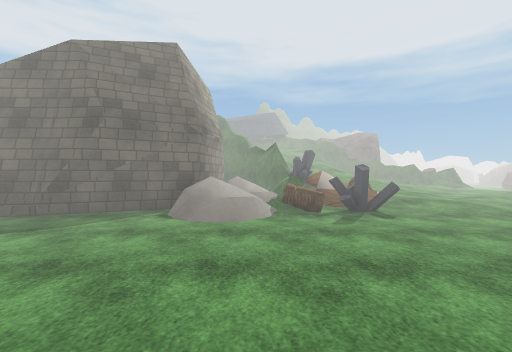
view 1 (above)

24 first-person views from a walk through a scene from a Unity 3-D project. The camera is 1.4 m above the floor, looks level and sees 90° across. The floor is counted in squares, 2 m on a side. Each view is taken from the middle of a square. On the plan, view 1 faces up. The plan holds only what a view shows up to about 9 squares ahead; the rest is blank. The place goes on beyond the plan. The player character is not drawn. Some animated figures are left out. Some surface patterns are stand-ins.

view 2
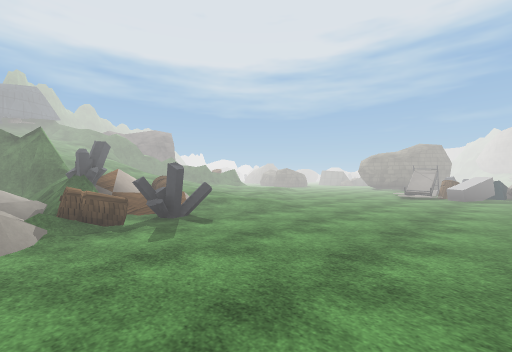

view 3
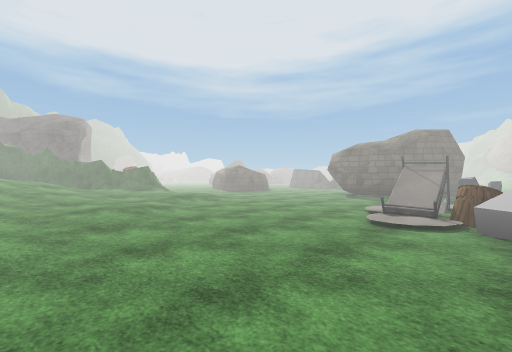

view 4
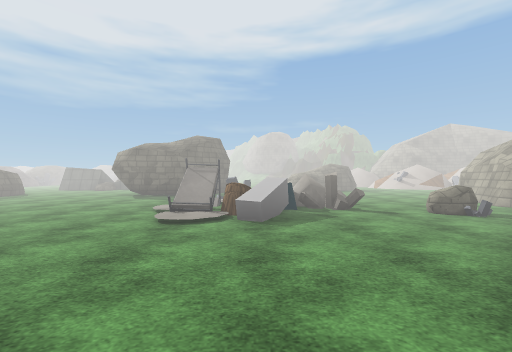

view 5
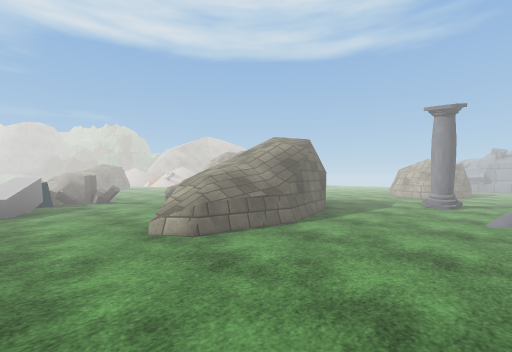

view 6
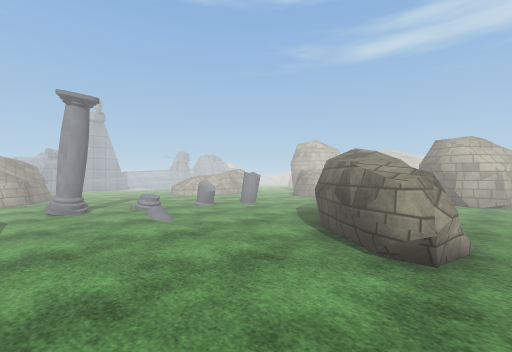

view 7
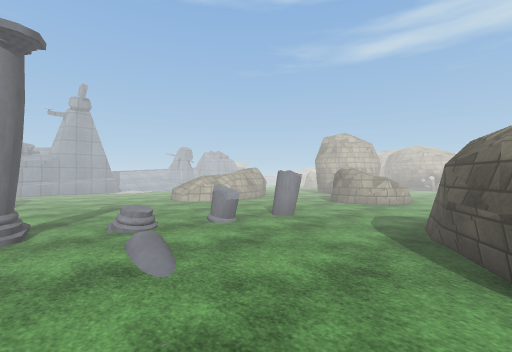

view 8
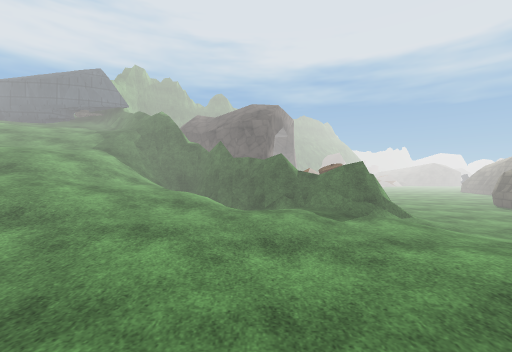

view 9
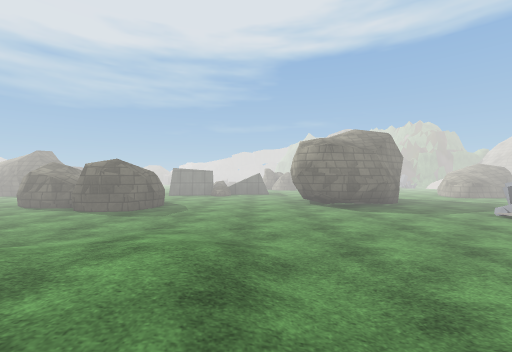

view 10
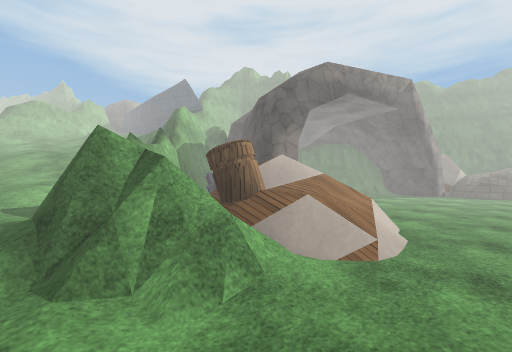

view 11
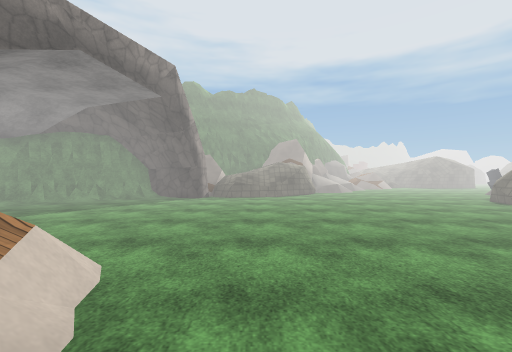

view 12
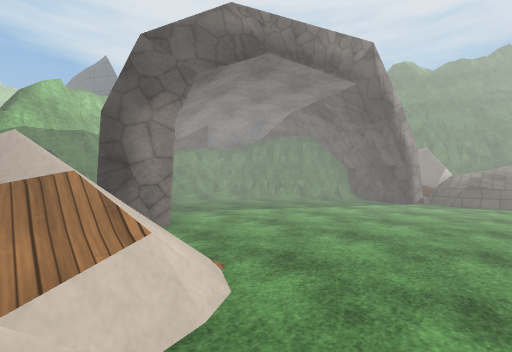

view 13
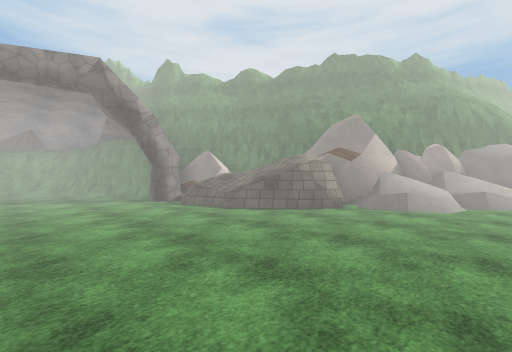

view 14
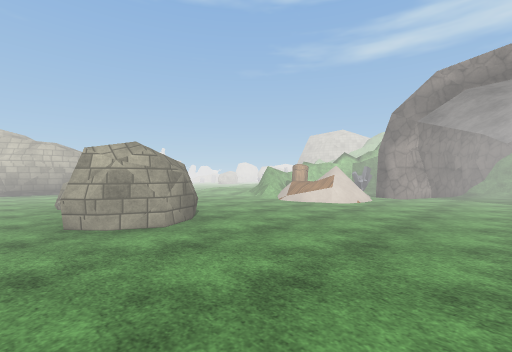

view 15
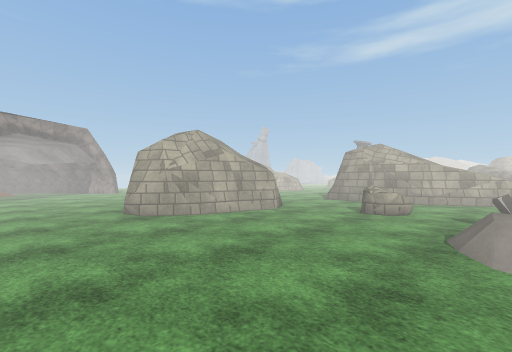

view 16
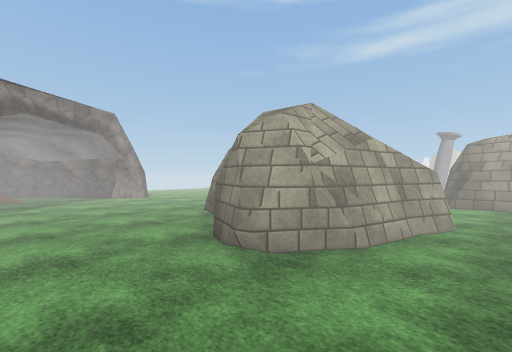

view 17
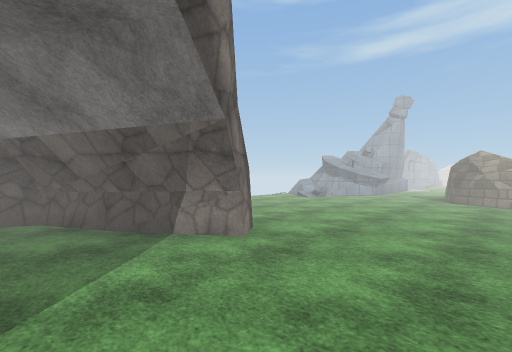

view 18
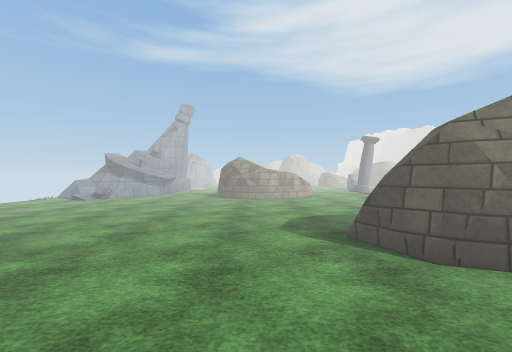

view 19
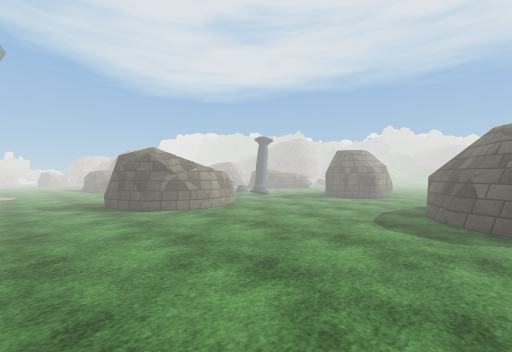

view 20
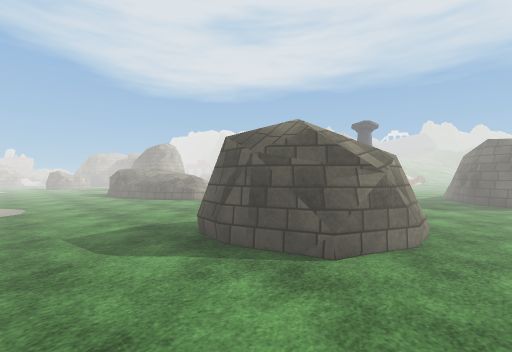

view 21
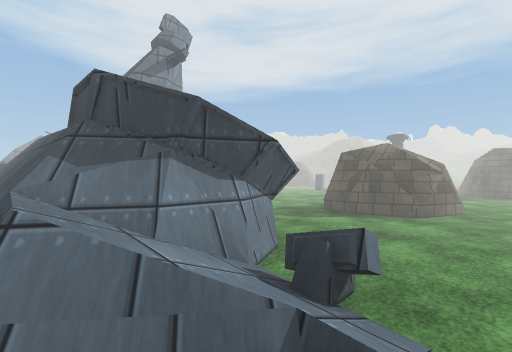

view 22
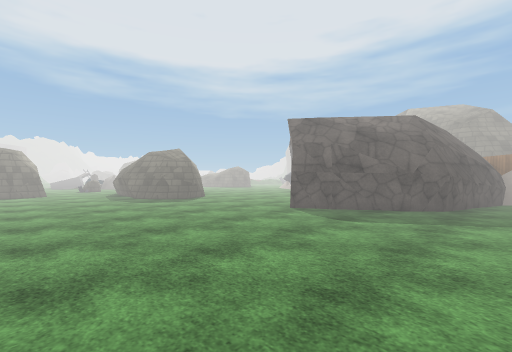

view 23
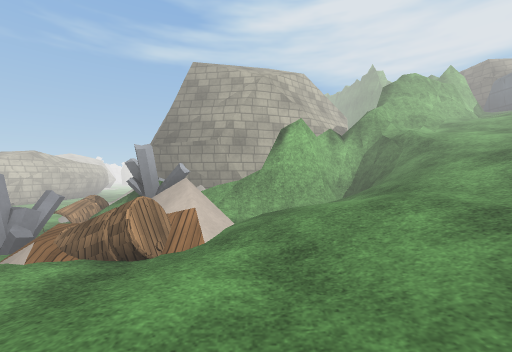

view 24
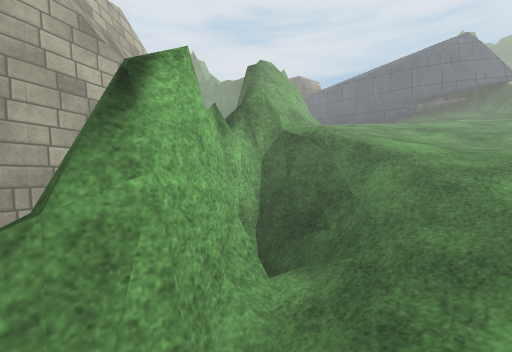

### Floor plan
Key: @ floor where view 1 was taken; # wall or solid block; x gap in a wall; . main floor; : floor 0.25 m higher than the main floor; + floor 0.5 m higher than the main floor; / step, stairs or slope; = window, fence, low wall or low ledge; ^ raised ledge; v drop or lower ground; B barrel; R rock; O other object.
Columns run from 5 left of view 1 to 16 right of it. Each row starts with its distance up from view 1.
 27                    OO
 26                   ##
 25                   #///
 24                 ###//.
 23               #####...
 22             ###^^^....
 21           ###.#.......
 20          ##...........
 19          #............
 18          #............
 17      #####............
 16   ####/######.........
 15   #/////^#####//......
 14   ##/////###O=//...RR.
 13    #///////###B=...RR.
 12    ##///////###/..R ..
 11    ##///////////..RRR.
 10     ##//////////......
  9      ##/////:/+/......
  8     ###////::///......
  7     O OxB////.........
  6   ### O+////.......###
  5 ###.O/BO.//........###
  4  ...//........./...###
  3   ............//OO....
  2  .............OB+OO...
  1  ##............OOO:...
  0   #..@##...=...O//....
 -1      ##....=#../.....
 -2   .........###OR.....
 -3  .R........###.......
 -4  RR.........##..##...
 -5  ........#.....####..
 -6  ..............#  ...
 -7    #==....^....###...
 -8    ##=....##.........
 -9   #=.....###.........
-10  ........###.........
-11 .....................
-12 .................#../
-13       O ###......##.=
-14 #       ###//.....###/
-15 =     ==###=.........v

Where each view was taken, in squares from view 1:
view 1: 0 up, 0 right, facing up
view 2: 1 up, 0 right, facing up-right
view 3: 2 up, 5 right, facing up-right
view 4: 2 up, 5 right, facing right
view 5: 2 up, 3 right, facing down-right
view 6: 1 up, 5 right, facing down-left
view 7: 1 down, 4 right, facing down-left
view 8: 7 up, 7 right, facing up
view 9: 8 up, 7 right, facing right
view 10: 11 up, 11 right, facing up-left
view 11: 13 up, 11 right, facing up
view 12: 14 up, 11 right, facing up-left
view 13: 18 up, 16 right, facing up-left
view 14: 18 up, 16 right, facing down-left
view 15: 0 up, 15 right, facing down-left
view 16: 3 down, 15 right, facing down-left
view 17: 9 down, 14 right, facing down-left
view 18: 9 down, 14 right, facing left
view 19: 12 down, 11 right, facing up-left
view 20: 12 down, 7 right, facing up-left
view 21: 15 down, 7 right, facing up-left
view 22: 15 down, 7 right, facing up-right
view 23: 8 up, 5 right, facing left
view 24: 8 up, 2 right, facing up-left
